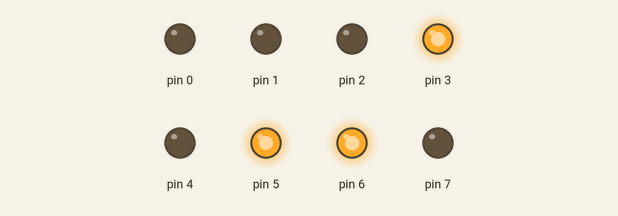
This sketch was run on a simulated Arduino Uno, built with avr-gcc and run on an emulated ATmega328P. Parts: output pins drawn as LEDs (lit = HIGH). Random numbers use the default seed unless the sketch sets one.

Above: at 0.27 s.
At 7.74 s:
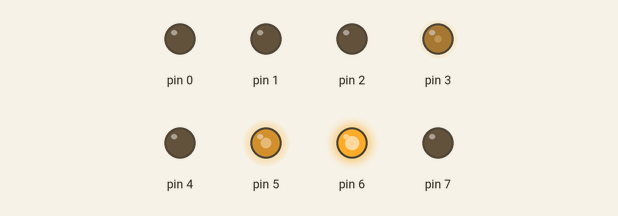
At 17.88 s:
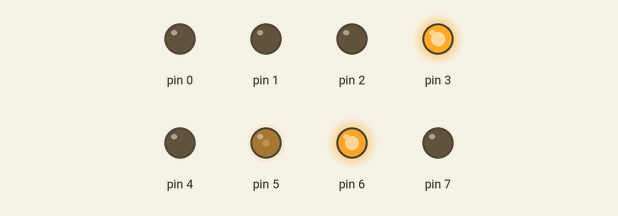
At 22.95 s:
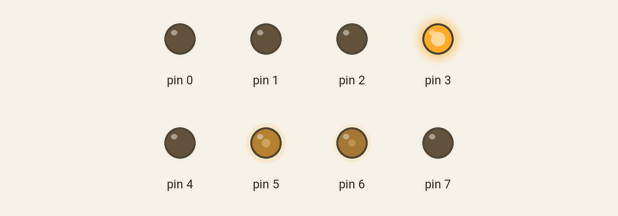
At 28.02 s:
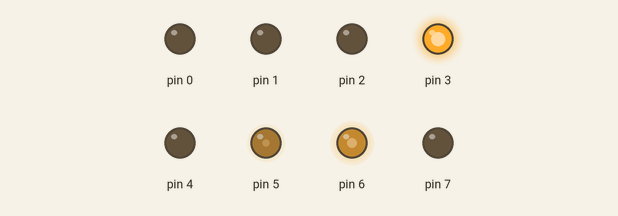
At 38.16 s:
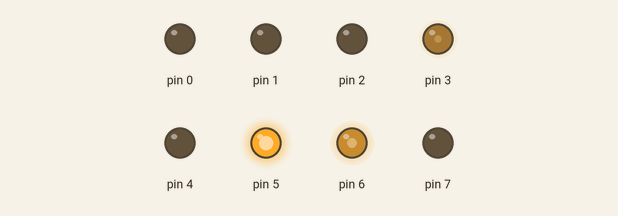
Timing chart, 0 to 40.0 s (numbered marks = the images above):
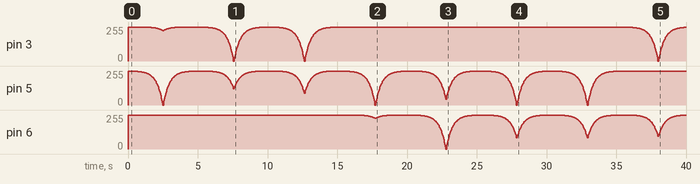

The sketch:

RGBLed.ino
```cpp
/*
* RGBLed.ino
*
* Created: 11/4/2017 2:06:36 AM
* Author: Zjonn
*/

#define SET(VAL)(1 << VAL)


#define int8 uint8_t
#define fixed uint16_t

#define FLOOR(x)((int8)(x>>8))
#define toFixed(x)((fixed)x<<8)

int tab[] {-1, 0, 0, 0, 0, 1, 1, 1, 1, 1, 1, 1, 1, 1, 1, 1, 2, 2, 2, 2, 2, 3, 3, 3, 3, 4, 4, 4, 4, 5, 5, 6, 6, 6, 7, 8, 8, 9, 9, 10, 11, 12, 12, 13, 14, 16, 17, 18, 19, 21, 22, 24, 25, 27, 29, 31, 34, 36, 39, 42, 45, 48, 51, 55, 59, 63, 68, 73, 78, 84, 90, 97, 103, 111, 119, 127, 137, 147, 157, 168, 181, 194, 207, 222, 238, 255, -2};

void initTimer() {
    TCCR0A |= SET(WGM00) | SET(WGM01); // PWM
    TCCR0A |= SET(COM0A1) | SET(COM0B1);
    TCCR0B |= SET(CS00); //1

    TCCR2A |= SET(WGM20) | SET(WGM21); // PWM
    TCCR2A |= SET(COM2B1);
    TCCR2B |= SET(CS20); //1
}

void HSVtoRGB(uint16_t H, fixed *R, fixed *G, fixed *B) {
    fixed hue = ((H<<7)/60)<<1;
    fixed f = hue & 0x00FF;

    int8 i = FLOOR(hue);

    int p = 0;

    fixed q = toFixed(1) - f;
    fixed t = f;

    switch(i) {
    case 0:
        *R = 0x0100, *G = t, *B = 0;
        break;
    case 1:
        *R = q, *G = 0x0100, *B = 0;
        break;
    case 2:
        *R = 0, *G = 0x0100, *B = t;
        break;
    case 3:
        *R = 0, *G = q, *B = 0x0100;
        break;
    case 4:
        *R = t, *G = 0, *B = 0x0100;
        break;
    case 5:
        *R = 0x0100, *G = 0, *B = q;
        break;
    }

}

void playColor() {
    int8 step = 20;
    uint16_t H = rand()%360;
    fixed R,G,B;
    HSVtoRGB(H,&R,&G,&B);

    int d = 1;
    for(int i = 1;;) {
        i = d ? i+1: i-1;

        if(tab[i] == -1)break;
        if(tab[i] == -2) {
            d = !d;
            continue;
        }
        OCR2B = 255-FLOOR(tab[i]*R);
        OCR0B = 255-FLOOR(tab[i]*B);
        OCR0A = 255-FLOOR(tab[i]*G);

        _delay_ms(30);
    }
}

int main() {
    initTimer();
    DDRD = 0xFF;
    int i = 0,d = 1;
    while(1)
        playColor();
}
```

Measured:
- by itself, pin 3: 0/255 → 255/255 at 0.00 s, → 254/255 1.1 s later, → 253/255 0.27 s later, → 252/255 0.18 s later, … (375 changes in this stretch)
- by itself, pin 6: 0/255 → 255/255 at 0.00 s, → 254/255 16.3 s later, → 253/255 0.30 s later, → 252/255 0.18 s later, … (434 changes in this stretch)
